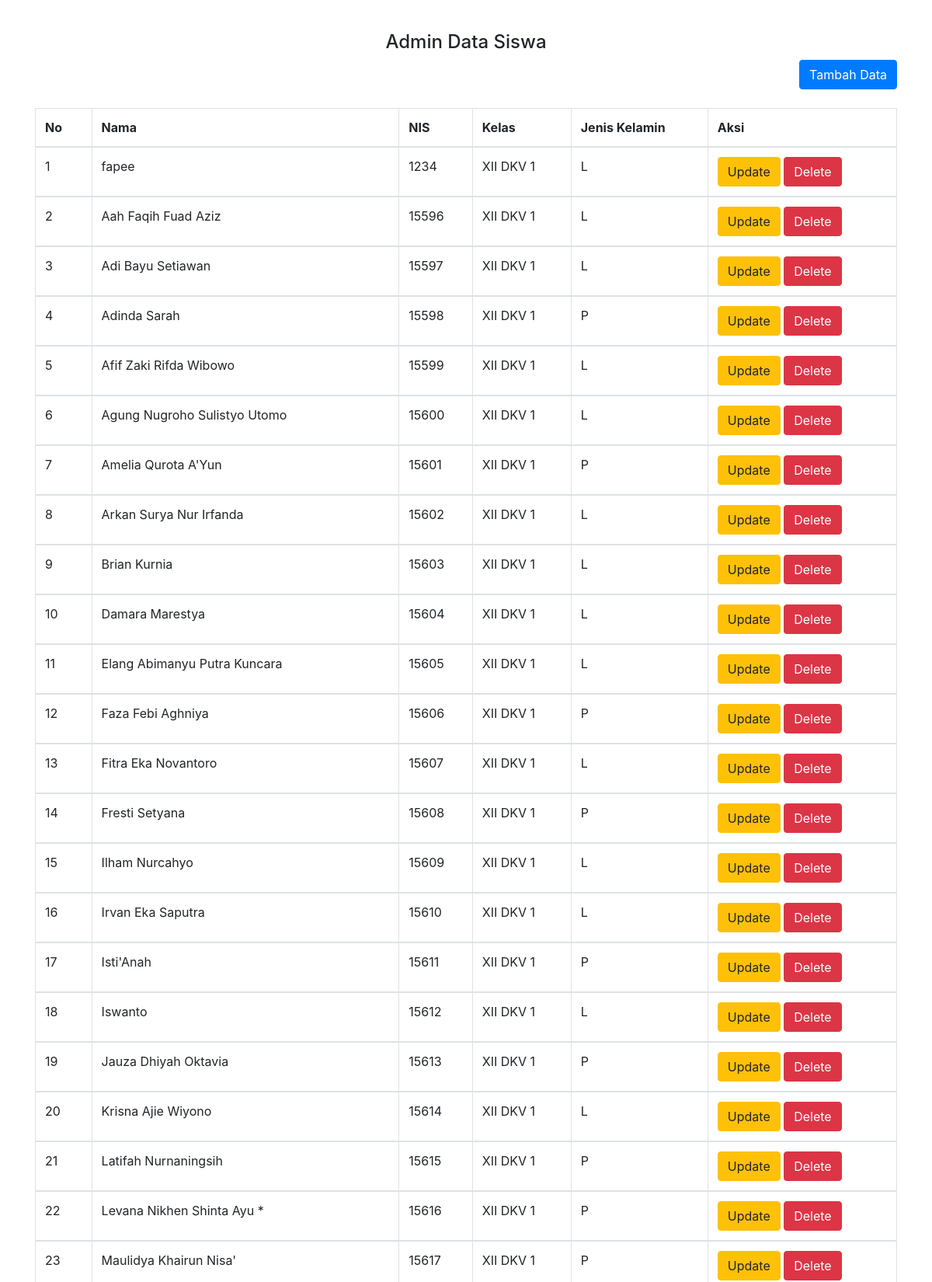
The page /website_mm/admin/user.php (upper part) on the database its author committed.
### tables this page shows
CREATE TABLE `data_siswa` (
  `nama` varchar(50) NOT NULL,
  `nis` varchar(5) NOT NULL,
  `kelas` varchar(10) DEFAULT NULL,
  `jk` varchar(1) DEFAULT NULL
);

### website_mm/admin/user.php (the view, shortened to what this page needs)
<!DOCTYPE html>
<html>
<head>
    <link rel="stylesheet" href="../bootstrap/css/bootstrap.min.css">
</head>
<body>
<div class="container">
    <br>
    <h4 class="text-center pt-3">Admin Data Siswa</h4>
    <div class="text-right">
        <a href="create.php" class="btn btn-primary" role="button">Tambah Data</a>
    </div>
    <table class="table table-bordered table-hover">
        <br>
        <thead>
        <tr>
            <th>No</th>
            <th>Nama</th>
            <th>NIS</th>
            <th>Kelas</th>
            <th>Jenis Kelamin</th>
            <th colspan='2'>Aksi</th>
        </tr>
        </thead>
        <?php
        include "../koneksi.php";
        $sql="select * from data_siswa order by nis asc";
        $hasil=mysqli_query($kon,$sql);
        $no=0;
        while ($data = mysqli_fetch_array($hasil)) {
            $no++;
            ?>
            <tbody>
            <tr>
                <td><?php echo $no;?></td>
                <td><?php echo $data["nama"];   ?></td>
                <td><?php echo $data["nis"];   ?></td>
                <td><?php echo $data["kelas"]; ?></td>
                <td><?php echo $data["jk"];   ?></td>
                <td>
                    <a href="update.php?nis=<?php echo htmlspecialchars($data['nis']); ?>" class="btn btn-warning" role="button">Update</a>
                    <a href="<?php echo htmlspecialchars($_SERVER["PHP_SELF"]);?>?nis=<?php echo $data['nis']; ?>" class="btn btn-danger" role="button">Delete</a>
                </td>
            </tr>
            </tbody>
            <?php
        }
        ?>
    </table>
</div>
</body>
</html>

### rows shown on the page
data_siswa: nama "fapee", nis "1234", kelas "XII DKV 1", jk "L"
data_siswa: nama "Aah Faqih Fuad Aziz", nis "15596", kelas "XII DKV 1", jk "L"
data_siswa: nama "Adi Bayu Setiawan", nis "15597", kelas "XII DKV 1", jk "L"
data_siswa: nama "Adinda Sarah", nis "15598", kelas "XII DKV 1", jk "P"
data_siswa: nama "Afif Zaki Rifda Wibowo", nis "15599", kelas "XII DKV 1", jk "L"
data_siswa: nama "Agung Nugroho Sulistyo Utomo", nis "15600", kelas "XII DKV 1", jk "L"
data_siswa: nama "Amelia Qurota A'Yun", nis "15601", kelas "XII DKV 1", jk "P"
data_siswa: nama "Arkan Surya Nur Irfanda", nis "15602", kelas "XII DKV 1", jk "L"
data_siswa: nama "Brian Kurnia", nis "15603", kelas "XII DKV 1", jk "L"
data_siswa: nama "Damara Marestya", nis "15604", kelas "XII DKV 1", jk "L"
data_siswa: nama "Elang Abimanyu Putra Kuncara", nis "15605", kelas "XII DKV 1", jk "L"
data_siswa: nama "Faza Febi Aghniya", nis "15606", kelas "XII DKV 1", jk "P"
data_siswa: nama "Fitra Eka Novantoro", nis "15607", kelas "XII DKV 1", jk "L"
data_siswa: nama "Fresti Setyana", nis "15608", kelas "XII DKV 1", jk "P"
data_siswa: nama "Ilham Nurcahyo", nis "15609", kelas "XII DKV 1", jk "L"
data_siswa: nama "Irvan Eka Saputra", nis "15610", kelas "XII DKV 1", jk "L"
data_siswa: nama "Isti'Anah", nis "15611", kelas "XII DKV 1", jk "P"
data_siswa: nama "Iswanto", nis "15612", kelas "XII DKV 1", jk "L"
data_siswa: nama "Jauza Dhiyah Oktavia", nis "15613", kelas "XII DKV 1", jk "P"
data_siswa: nama "Krisna Ajie Wiyono", nis "15614", kelas "XII DKV 1", jk "L"
data_siswa: nama "Latifah Nurnaningsih", nis "15615", kelas "XII DKV 1", jk "P"
data_siswa: nama "Levana Nikhen Shinta Ayu *", nis "15616", kelas "XII DKV 1", jk "P"
data_siswa: nama "Maulidya Khairun Nisa'", nis "15617", kelas "XII DKV 1", jk "P"
